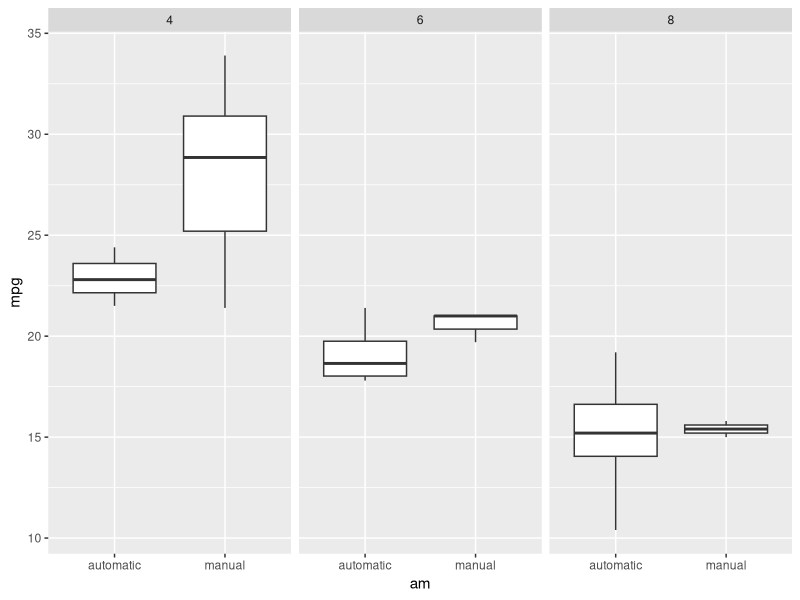
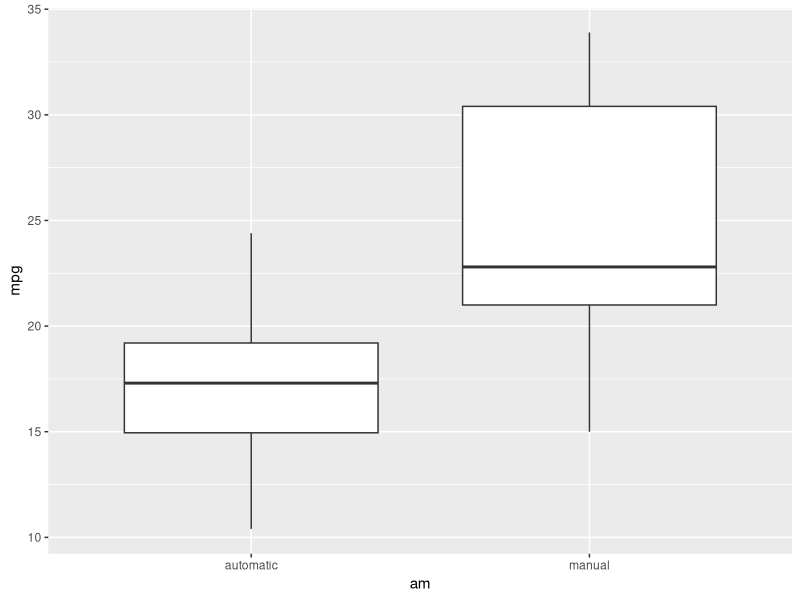
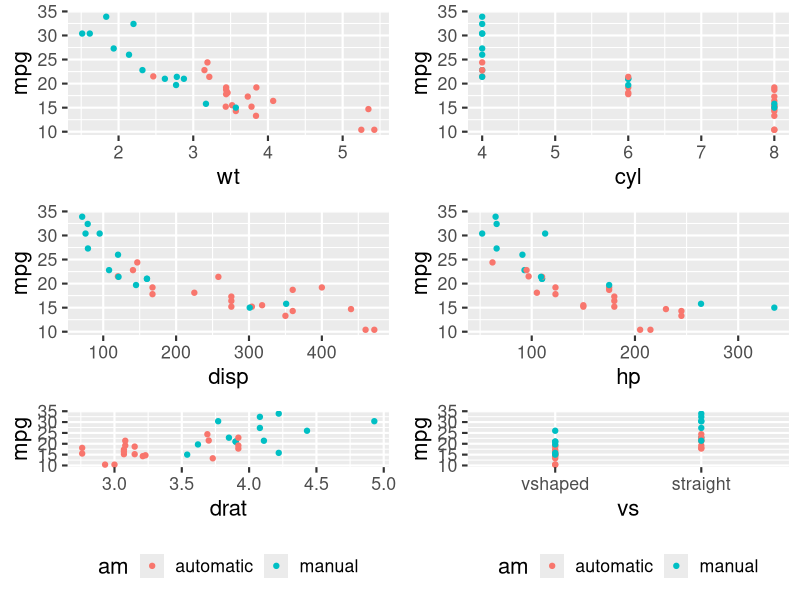
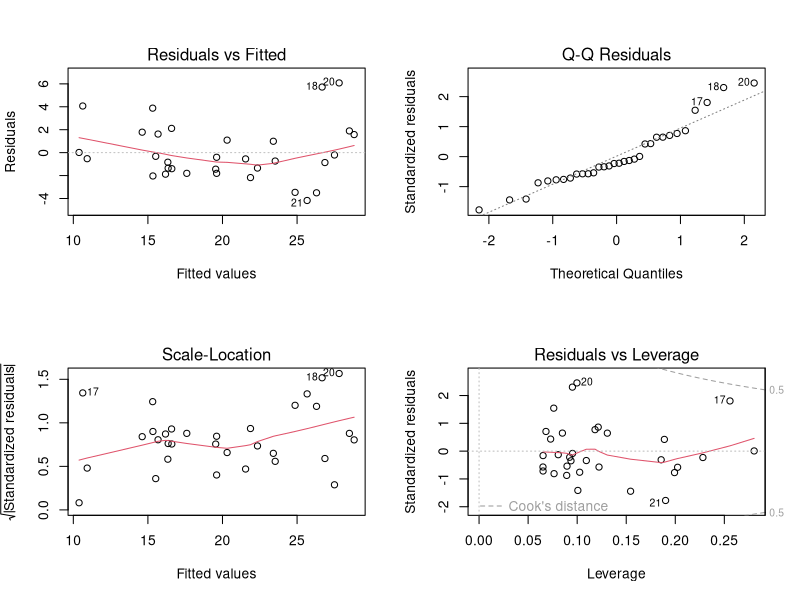

R code for these plots, in order:
## ---- chunk 1
knitr::opts_chunk$set(comment='', message=FALSE, warning=FALSE)
library(data.table)
library(ggplot2)
library(datasets)
library(gridExtra)
## ---- chunk 2
data("mtcars"); setDT(mtcars)
mtcars[,`:=`(am = factor(am, labels=c('automatic','manual')), 
             vs = factor(vs, labels=c('vshaped','straight')))]
ggplot(data=mtcars) + geom_boxplot(mapping = aes(x=am, y=mpg)) + facet_grid(~cyl)
## ---- chunk 3
fit1 <- lm(mpg~am, data=mtcars) 
fit2 <- lm(mpg~am+wt, data=mtcars)
fit3 <- lm(mpg~am+wt+cyl, data=mtcars) 
fit4 <- lm(mpg~am+wt+cyl+drat, data=mtcars)
fit5 <- lm(mpg~am+wt+cyl+drat+vs, data=mtcars)
anova(fit1, fit2, fit3, fit4, fit5)[,1:6]
## ---- chunk 4
summary(fit3)$coefficients 
confint.lm(fit3) # par(mfrow = c(2,2)); plot(fit3)
## ---- chunk 5
summary(mtcars)
## ---- chunk 6
g <- ggplot(data=mtcars)
g + geom_boxplot(mapping = aes(x=am, y=mpg))
## ---- chunk 7
g1 <- g + geom_point(mapping = aes(x=wt, y=mpg, col=am)) + theme_gray(base_size = 16) + theme(legend.position = 'none')
g2 <- g + geom_point(mapping = aes(x=cyl, y=mpg, col=am)) + theme_gray(base_size = 16) + theme(legend.position = 'none')
g3 <- g + geom_point(mapping = aes(x=disp, y=mpg, col=am)) + theme_gray(base_size = 16) + theme(legend.position = 'none')
g4 <- g + geom_point(mapping = aes(x=hp, y=mpg, col=am)) + theme_gray(base_size = 16) + theme(legend.position = 'none')
g5 <- g + geom_point(mapping = aes(x=drat, y=mpg, col=am)) + theme_gray(base_size = 16) + theme(legend.position = 'bottom')
g6 <- g + geom_point(mapping = aes(x=vs, y=mpg, col=am)) + theme_gray(base_size = 16) + theme(legend.position = 'bottom')

grid.arrange(g1, g2, g3, g4, g5, g6, nrow=3, ncol=2)
## ---- chunk 8
par(mfrow = c(2,2)); plot(fit3)
